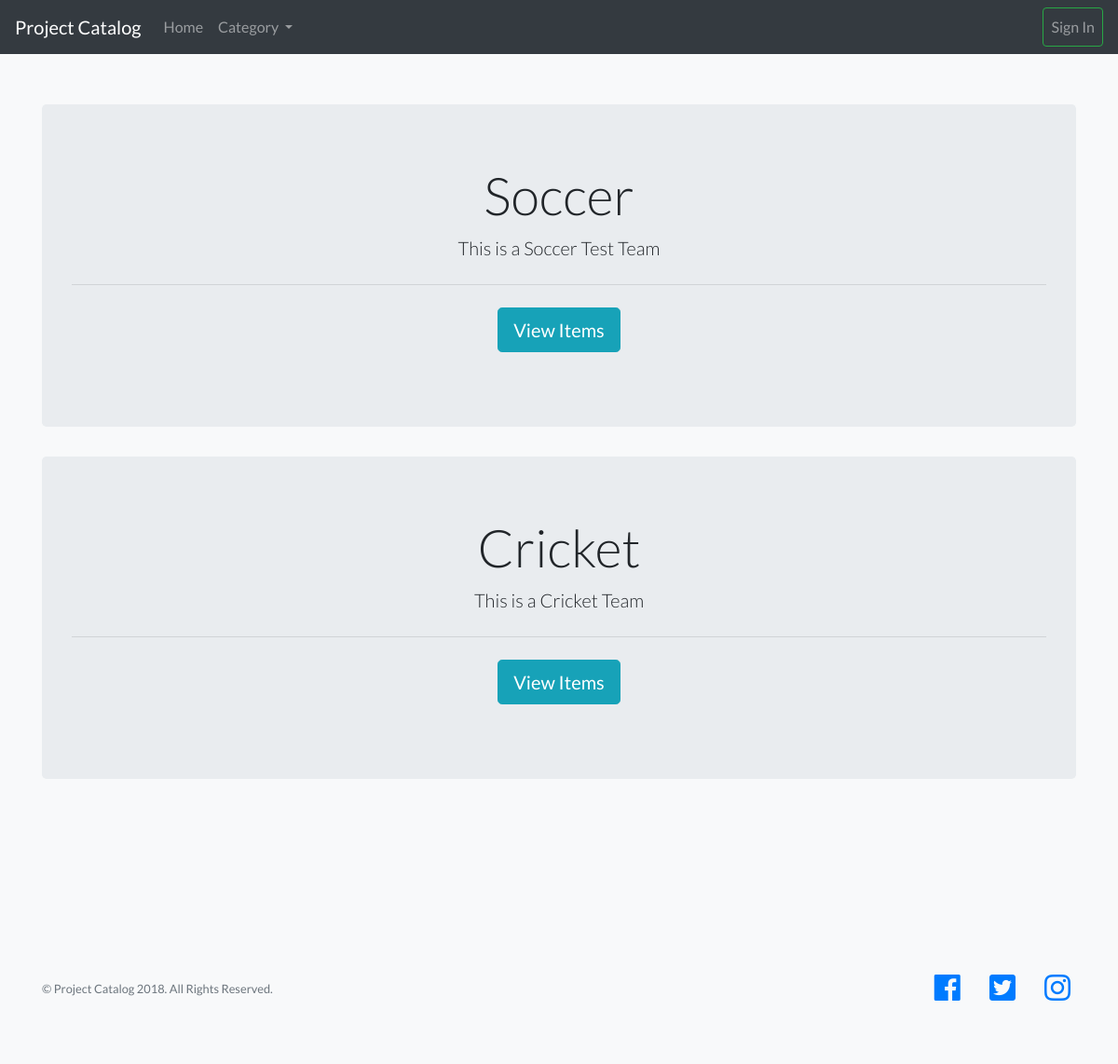
The app's page /catalog/categories, older data.
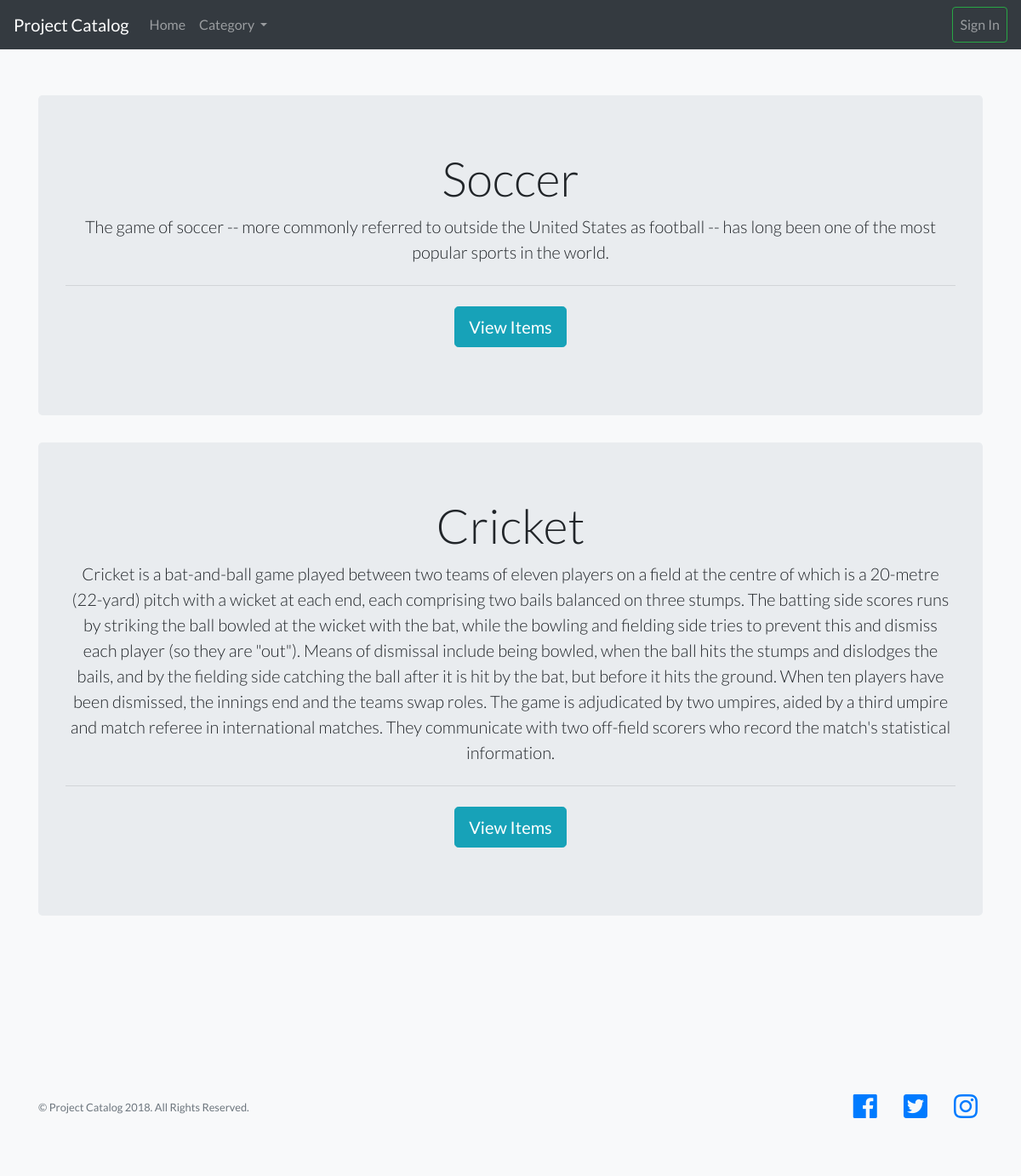
The same page, newer data.
### app/models.py (models this page shows)
class Category(db.Model):
    __tablename__= 'category'
    id = Column(Integer, primary_key=True)
    name = Column(String(100), nullable=True)
    description = Column(String(256))
    date_created = Column(db.DateTime, index=True, default=datetime.utcnow)
    def __repr__(self):
        return '<Category {}>'.format(self.name)

### app/routes.py (the view)
@app.route('/catalog/categories', methods=['GET'])
def category():
    categories = Category.query.all()
    return render_template('category/categoryList.html', categories = categories)

### app/templates/category/categoryList.html (shortened to what this page needs)
{% extends "base/base.html" %}
{% block category_list %}
    <section class="features-icons bg-light text-center">
      <div class="container">
        <div class="row">
          {% for category in categories %}
                <div class="col-lg-12 ">
                  <div class="jumbotron">
                    <h1 class="display-4">{{category.name}}</h1>
                    <p class="lead">{{category.description}}</p>
                    <hr class="my-4">
                    <p class="lead">
                      <a class="btn btn-info btn-lg" href="{{url_for('item', category_id=category.id)}}" role="button">View Items</a>
                    </p>
                  </div>
                </div>
          {% endfor %}
        </div>
      </div>
    </section>
{% endblock %}

Row changes from the older to the newer data that the page shows:
changed Category "Soccer": description "This is a Soccer Test Team" → "The game of soccer -- more commonly referred to outside the United States as football -- has long been one of the most popular sports in the world."
changed Category "Cricket": description "This is a Cricket Team" → "Cricket is a bat-and-ball game played between two teams of eleven players on a field at the centre of which is a 20-metre (22-yard) pitch with a wicket at each end, each comprising two bails balanced on three stumps. The batting side scores runs by striking the ball bowled at the wicket with the bat, while the bowling and fielding side tries to prevent this and dismiss each player (so they are \"out\"). Means of dismissal include being bowled, when the ball hits the stumps and dislodges the bails, and by the fielding side catching the ball after it is hit by the bat, but before it hits the ground. When ten players have been dismissed, the innings end and the teams swap roles. The game is…"
